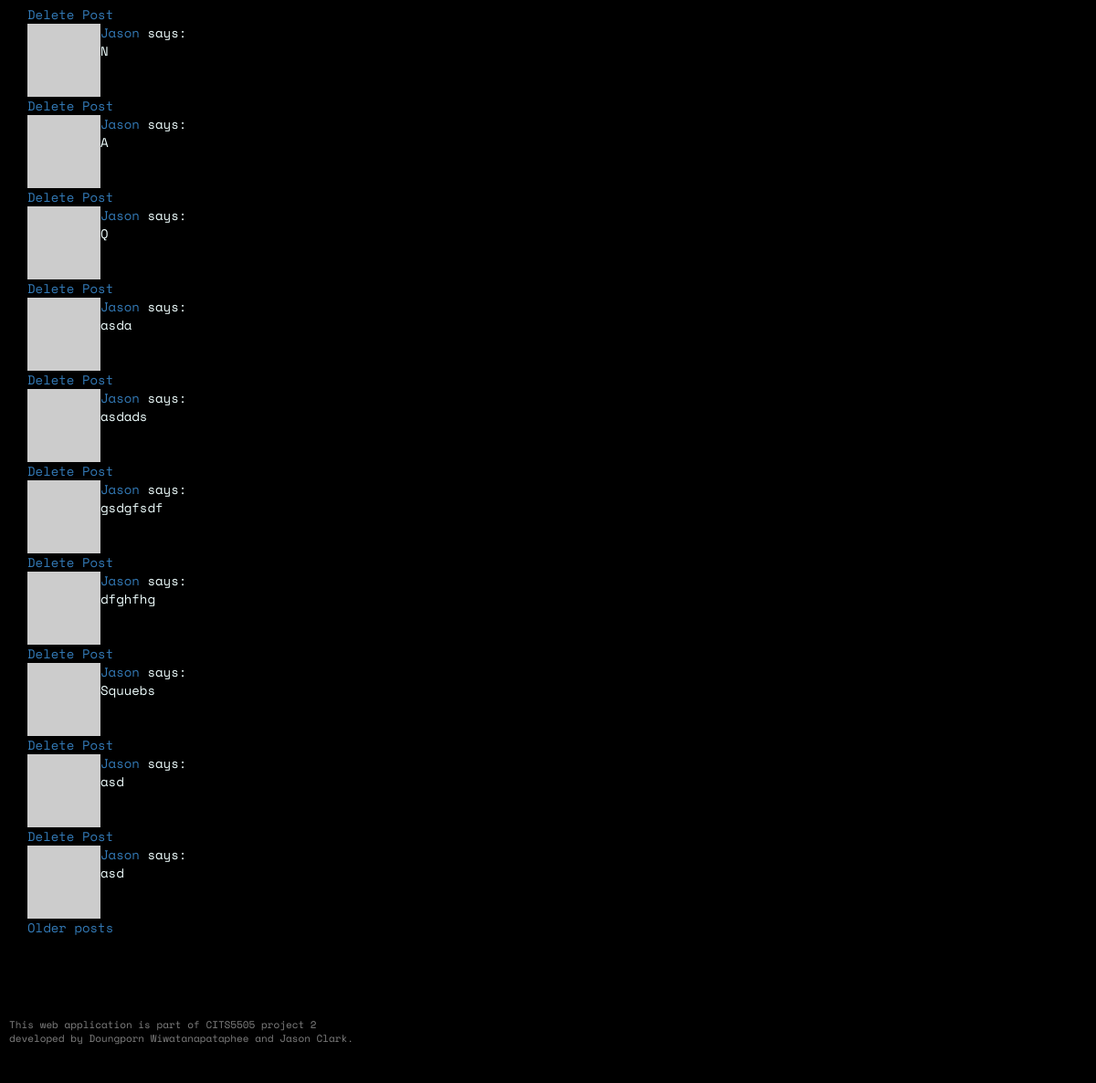
/learning_module/vacuum (signed in, lower part), run on an earlier commit of the app's database.
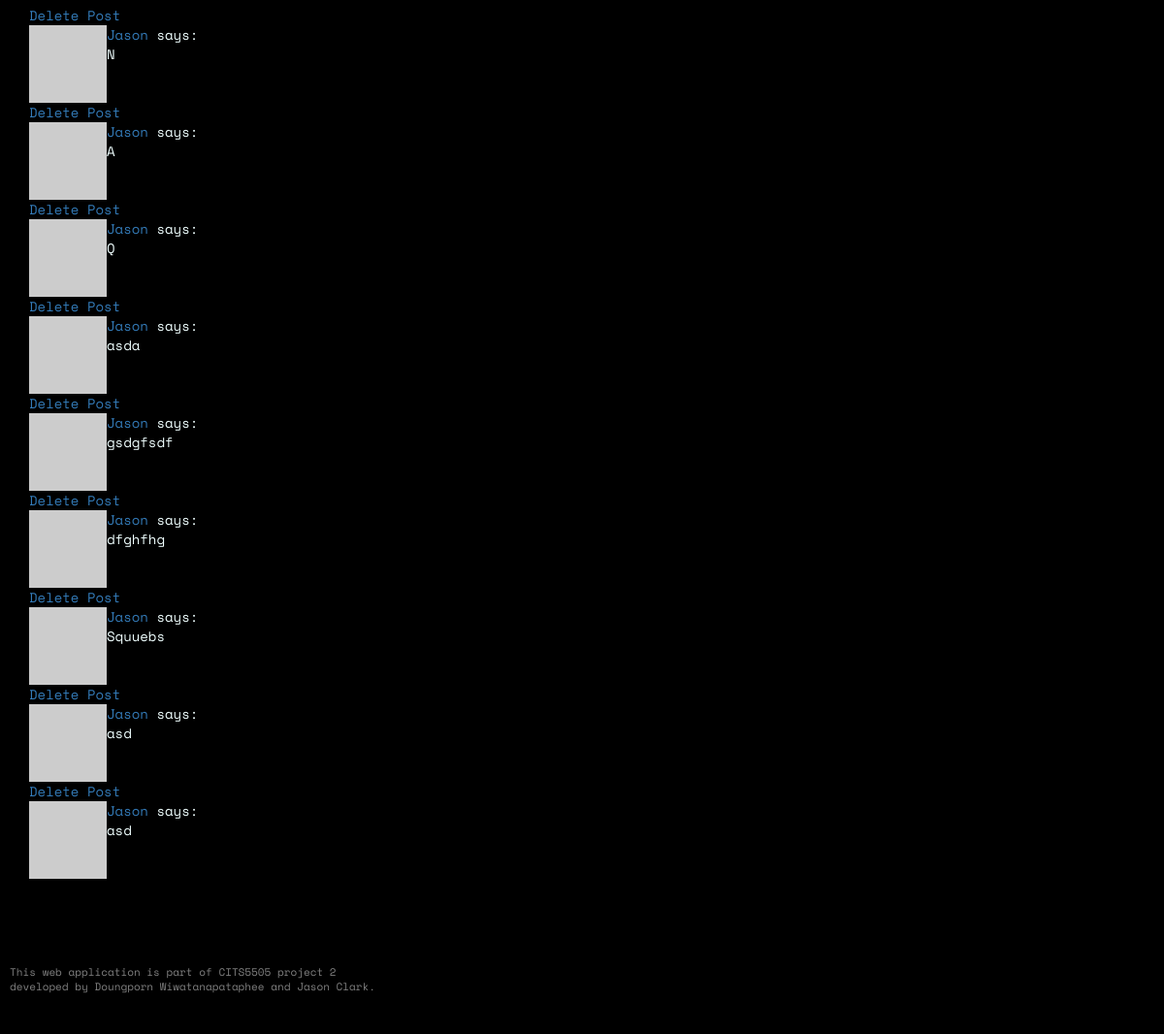
And on a later commit of the database.
### app/models.py (models this page shows, shortened)
class Post(db.Model):
    id = db.Column(db.Integer, primary_key=True)
    user_id = db.Column(db.Integer, db.ForeignKey('user_table.id')) #user.id
    body = db.Column(db.String(140))
    timestamp = db.Column(db.DateTime, index=True, default=datetime.utcnow)
    page = db.Column(db.String)
    upvotes = db.Column(db.Integer, default=0)
    downvotes = db.Column(db.Integer, default=0)

class User(UserMixin, db.Model):
    __tablename__ = 'user_table'
    id = db.Column(db.Integer, primary_key=True)
    username = db.Column(db.String(64), index=True, unique=True)
    user_type = db.Column(db.String(64))
    email = db.Column(db.String(120), index=True, unique=True)
    password_hash = db.Column(db.String(128))
    posts = db.relationship('Post', backref='author', lazy='dynamic')
    about_me = db.Column(db.String(140))
    last_seen = db.Column(db.DateTime, default=datetime.utcnow)
    score_child = db.relationship("Score", backref = 'user_parent')
    quiz_unlocked = db.Column(db.Integer, default=0)
    def avatar(self, size):
      digest = md5(self.email.lower().encode('utf-8')).hexdigest()
      return 'https://www.gravatar.com/avatar/{}?d=identicon&s={}'.format(digest, size)

### app/routes.py (the view, shortened to what this page needs)
@app.route('/learning_module/<module>', methods=['GET', 'POST'])
@login_required
def learning_module(module):
  page = request.args.get('page', 1, type=int)
  posts = Post.query.filter_by(page=module).paginate(
    page, app.config['POSTS_PER_PAGE'], False)
  next_url = url_for('learning_module', module=module, page=posts.next_num) \
    if posts.has_next else None
  prev_url = url_for('learning_module', module=module, page=posts.prev_num) \
    if posts.has_prev else None
  form = PostForm()
  return render_template('modules/learning_module.html', module=module, form=form,
      posts=posts.items, next_url=next_url,
      prev_url=prev_url)

### app/models.py (called while the page is built)
@login.user_loader
def load_user(id):
    return User.query.get(int(id))

### app/routes.py (called while the page is built)
@app.before_request
def before_request():
    from_zone = tz.tzutc()
    to_zone = tz.tzlocal()
    utc = datetime.utcnow()
    utc = utc.replace(tzinfo=from_zone)
    central = utc.astimezone(to_zone)   # convert to local timezone
    if current_user.is_authenticated:
        current_user.last_seen = central
        db.session.commit()

### app/templates/modules/learning_module.html (shortened to what this page needs)
{% extends 'base.html' %}
{% block body %}
<div class="container">
  {% for post in posts %}
    {% include '_post.html' %}
  {% endfor %}
  {% if next_url %}
  <a href="{{ next_url }}">Older posts</a>
  {% endif %}
</div>
{% endblock %}

### app/templates/_post.html
<table>
  <tr valign="top">
    <td><img src="{{ post.author.avatar(36) }}"></td>
    <td>
      <a href="{{ url_for('user_profile', username=post.author.username) }}">
        {{ post.author.username }}
      </a>
      says:<br>{{ post.body }}
    </td>
  </tr>
  {% if current_user.id == post.user_id %}
  <tr valign="bottom">
    <a href="{{ url_for('delete_post', postId=post.id, module=module) }}">Delete Post</a>
  </tr>
  {% endif %}
</table>

What changed in the data, as far as the page shows it:
removed Post: author.username "Jason", body "asdads"
Also different on the page:
text no longer shown: "Older posts"
